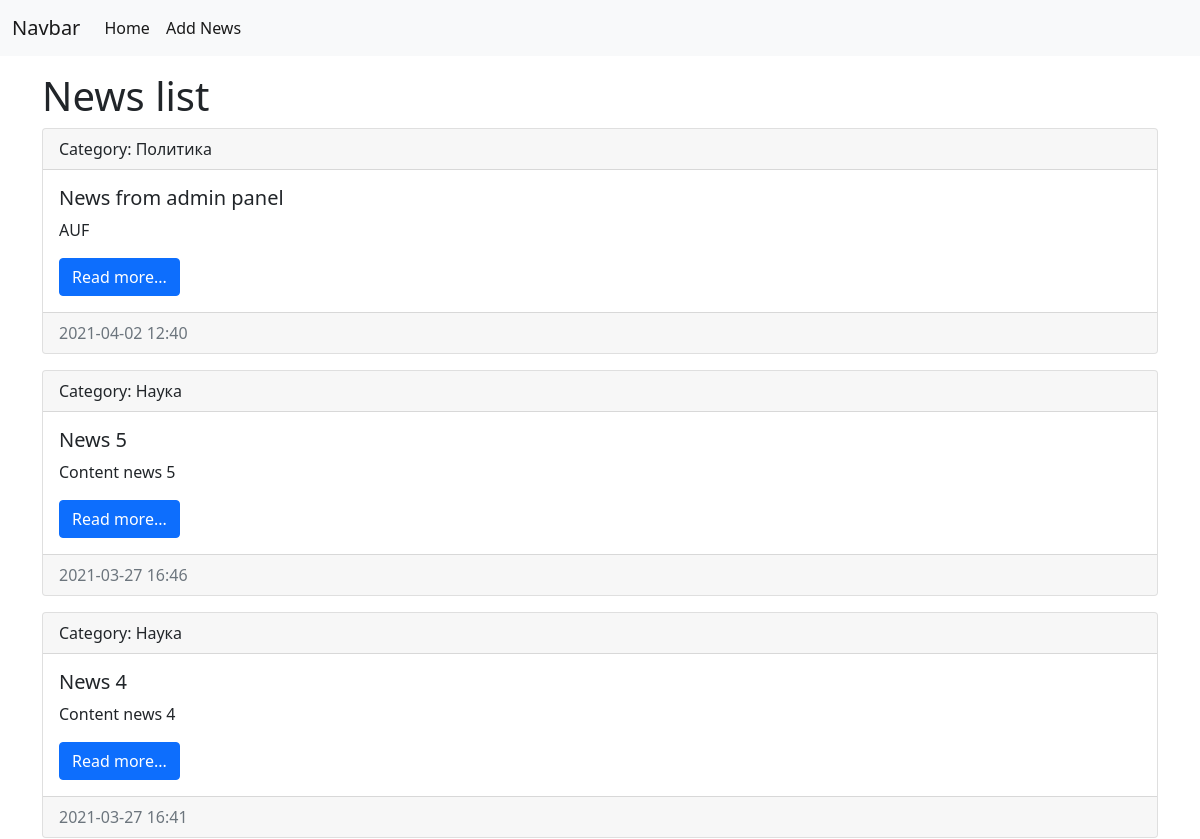
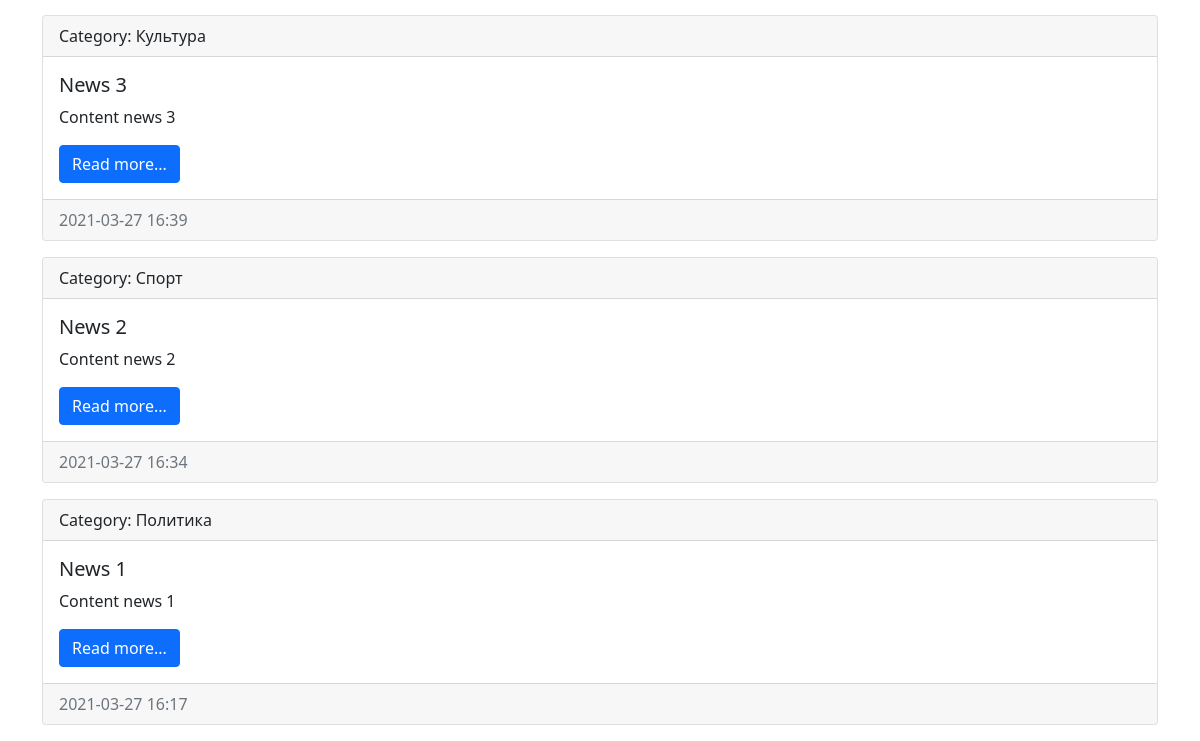
The page /news/ on the database as committed earlier (2 pictures, top to bottom).
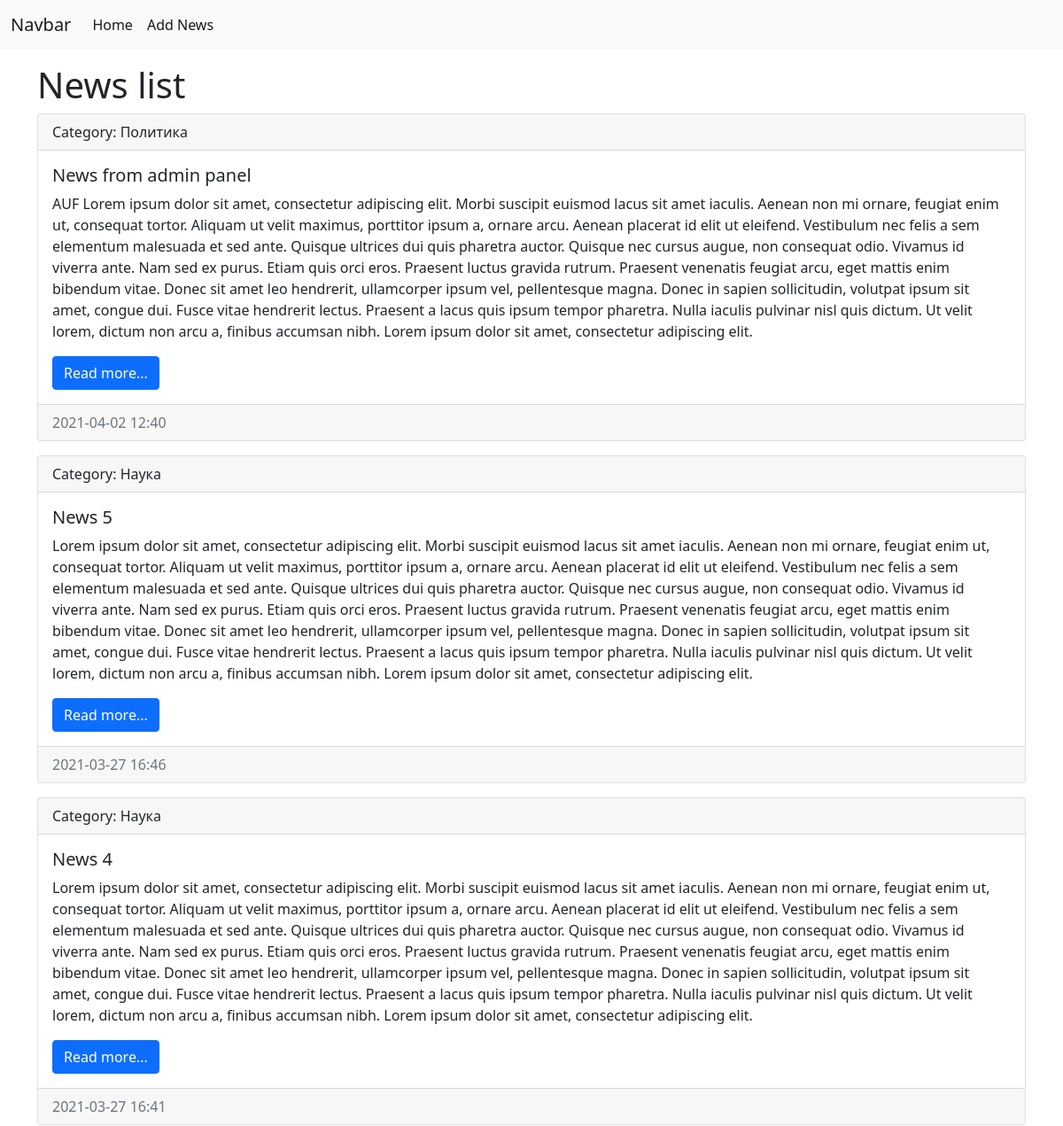
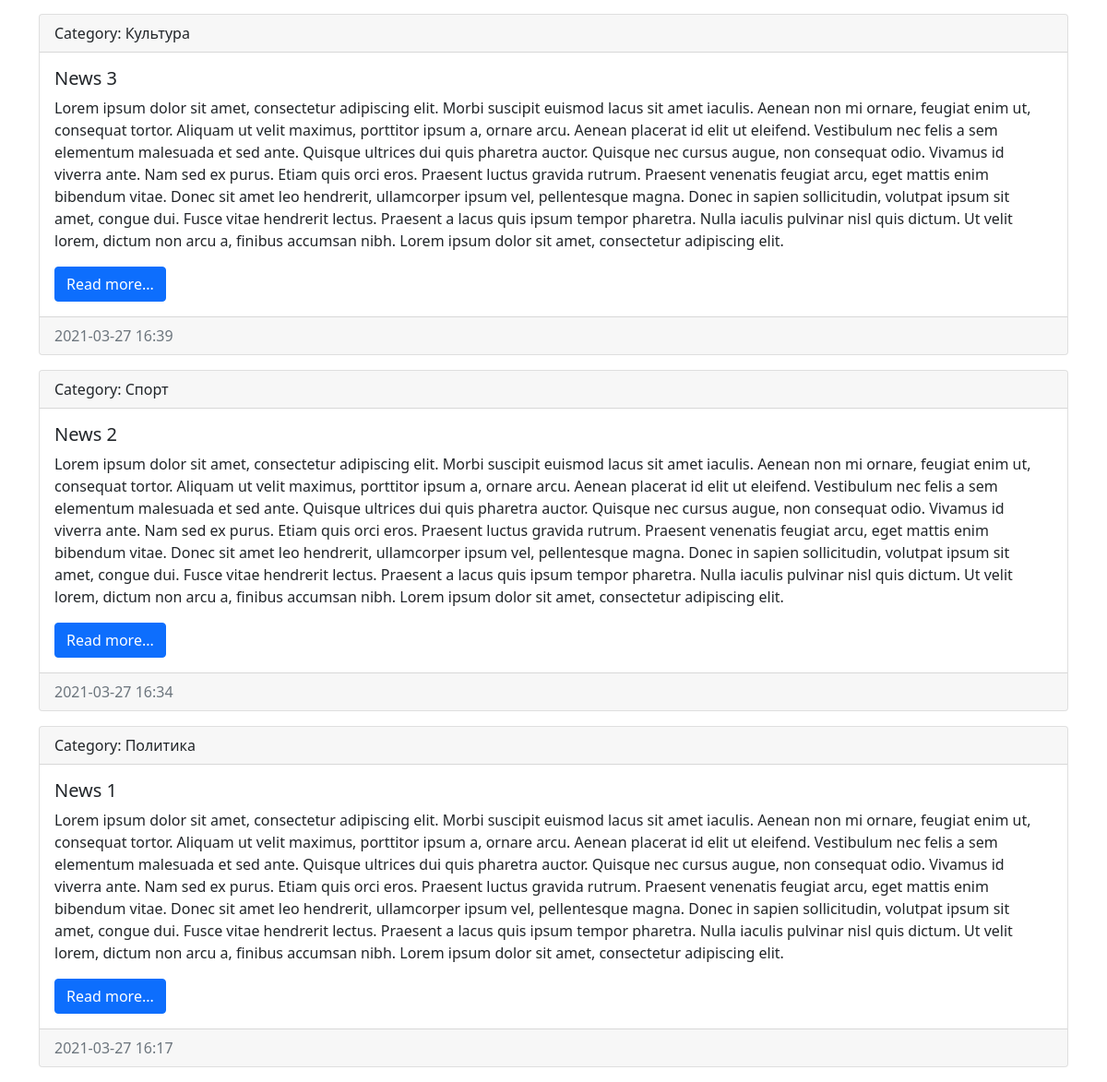
The same page on the database as committed later (2 pictures, top to bottom).
### news/models.py (models this page shows, shortened)
class News(models.Model):
    title = models.CharField(max_length=150, verbose_name='Name')
    content = models.TextField(blank=True, verbose_name='Content')
    created_at = models.DateTimeField(auto_now_add=True, verbose_name='Data of publication')
    updated_at = models.DateTimeField(auto_now=True, verbose_name='Updated')
    photo = models.ImageField(upload_to='photos/%Y/%m/%d/', verbose_name='Photo', blank=True)
    is_published = models.BooleanField(default=True, verbose_name='Published')
    category = models.ForeignKey('Category', on_delete=models.PROTECT, null=True, verbose_name='Category')
    class Meta:
        verbose_name = 'News'
        verbose_name_plural = 'News'
        ordering = ['-created_at']

class Category(models.Model):
    title = models.CharField(max_length=150, db_index=True, verbose_name='Name')
    class Meta:
        verbose_name = 'Category'
        verbose_name_plural = 'Categories'
        ordering = ['title']

### news/views.py (the view)
# urls.py: path('', index),
def index(request):
    news = News.objects.all()
    context = {
        'news': news,
        'title': 'News list'
            }
    return render(request, template_name='news/index.html', context=context)

### news/templates/news/index.html (shortened to what this page needs)
<!doctype html>
<html lang="en">
<head>
  <link href="https://cdn.jsdelivr.net/npm/bootstrap@5.0.0-beta3/dist/css/bootstrap.min.css"
        rel="stylesheet"
>
</head>
<body>
<nav class="navbar navbar-expand-lg navbar-light bg-light">
  <div class="container-fluid">
    <a class="navbar-brand" href="/">Navbar</a>
    <div class="collapse navbar-collapse" id="navbarSupportedContent">
      <ul class="navbar-nav me-auto mb-2 mb-lg-0">
        <li class="nav-item"><a class="nav-link active" aria-current="page" href="/">Home</a></li>
        <li class="nav-item"><a class="nav-link active" aria-current="page" href="/">Add News</a></li>
      </ul>
    </div>
  </div>
</nav>
<div class="container mt-3">
  <h1>{{ title }}</h1>
  <div class="row">
    <div class="col-md-12">
    {% for item in news %}
    <div class="card mb-3">
      <div class="card-header">
        Category: {{ item.category.title }}
      </div>
      <div class="card-body">
        <h5 class="card-title">{{ item.title }}</h5>
        <p class="card-text">{{ item.content }}</p>
        <a href="#" class="btn btn-primary">Read more...</a>
      </div>
      <div class="card-footer text-muted">
        {{ item.created_at|date:"Y-m-d H:i" }}
      </div>
    </div>
    {% endfor %}
    </div>
  </div>
</div>
</body>
</html>

Rows that differ between the two databases and show on the page:
changed News "News from admin panel": content "AUF" → "AUF Lorem ipsum dolor sit amet, consectetur adipiscing elit. Morbi suscipit euismod lacus sit amet iaculis. Aenean non mi ornare, feugiat enim ut, consequat tortor. Aliquam ut velit maximus, porttitor ipsum a, ornare arcu. Aenean placerat id elit ut eleifend. Vestibulum nec felis a sem elementum malesuada et sed ante. Quisque ultrices dui quis pharetra auctor. Quisque nec cursus augue, non consequat odio. Vivamus id viverra ante. Nam sed ex purus. Etiam quis orci eros. Praesent luctus gravida rutrum. Praesent venenatis feugiat arcu, eget mattis enim bibendum vitae. Donec sit amet leo hendrerit, ullamcorper ipsum vel, pellentesque magna. Donec in sapien sollicitudin, volutpat ipsum sit amet,…"
changed News "News 5": content "Content news 5" → "Lorem ipsum dolor sit amet, consectetur adipiscing elit. Morbi suscipit euismod lacus sit amet iaculis. Aenean non mi ornare, feugiat enim ut, consequat tortor. Aliquam ut velit maximus, porttitor ipsum a, ornare arcu. Aenean placerat id elit ut eleifend. Vestibulum nec felis a sem elementum malesuada et sed ante. Quisque ultrices dui quis pharetra auctor. Quisque nec cursus augue, non consequat odio. Vivamus id viverra ante. Nam sed ex purus. Etiam quis orci eros. Praesent luctus gravida rutrum. Praesent venenatis feugiat arcu, eget mattis enim bibendum vitae. Donec sit amet leo hendrerit, ullamcorper ipsum vel, pellentesque magna. Donec in sapien sollicitudin, volutpat ipsum sit amet,…"
changed News "News 4": content "Content news 4" → "Lorem ipsum dolor sit amet, consectetur adipiscing elit. Morbi suscipit euismod lacus sit amet iaculis. Aenean non mi ornare, feugiat enim ut, consequat tortor. Aliquam ut velit maximus, porttitor ipsum a, ornare arcu. Aenean placerat id elit ut eleifend. Vestibulum nec felis a sem elementum malesuada et sed ante. Quisque ultrices dui quis pharetra auctor. Quisque nec cursus augue, non consequat odio. Vivamus id viverra ante. Nam sed ex purus. Etiam quis orci eros. Praesent luctus gravida rutrum. Praesent venenatis feugiat arcu, eget mattis enim bibendum vitae. Donec sit amet leo hendrerit, ullamcorper ipsum vel, pellentesque magna. Donec in sapien sollicitudin, volutpat ipsum sit amet,…"
changed News "News 3": content "Content news 3" → "Lorem ipsum dolor sit amet, consectetur adipiscing elit. Morbi suscipit euismod lacus sit amet iaculis. Aenean non mi ornare, feugiat enim ut, consequat tortor. Aliquam ut velit maximus, porttitor ipsum a, ornare arcu. Aenean placerat id elit ut eleifend. Vestibulum nec felis a sem elementum malesuada et sed ante. Quisque ultrices dui quis pharetra auctor. Quisque nec cursus augue, non consequat odio. Vivamus id viverra ante. Nam sed ex purus. Etiam quis orci eros. Praesent luctus gravida rutrum. Praesent venenatis feugiat arcu, eget mattis enim bibendum vitae. Donec sit amet leo hendrerit, ullamcorper ipsum vel, pellentesque magna. Donec in sapien sollicitudin, volutpat ipsum sit amet,…"
changed News "News 2": content "Content news 2" → "Lorem ipsum dolor sit amet, consectetur adipiscing elit. Morbi suscipit euismod lacus sit amet iaculis. Aenean non mi ornare, feugiat enim ut, consequat tortor. Aliquam ut velit maximus, porttitor ipsum a, ornare arcu. Aenean placerat id elit ut eleifend. Vestibulum nec felis a sem elementum malesuada et sed ante. Quisque ultrices dui quis pharetra auctor. Quisque nec cursus augue, non consequat odio. Vivamus id viverra ante. Nam sed ex purus. Etiam quis orci eros. Praesent luctus gravida rutrum. Praesent venenatis feugiat arcu, eget mattis enim bibendum vitae. Donec sit amet leo hendrerit, ullamcorper ipsum vel, pellentesque magna. Donec in sapien sollicitudin, volutpat ipsum sit amet,…"
changed News "News 1": content "Content news 1" → "Lorem ipsum dolor sit amet, consectetur adipiscing elit. Morbi suscipit euismod lacus sit amet iaculis. Aenean non mi ornare, feugiat enim ut, consequat tortor. Aliquam ut velit maximus, porttitor ipsum a, ornare arcu. Aenean placerat id elit ut eleifend. Vestibulum nec felis a sem elementum malesuada et sed ante. Quisque ultrices dui quis pharetra auctor. Quisque nec cursus augue, non consequat odio. Vivamus id viverra ante. Nam sed ex purus. Etiam quis orci eros. Praesent luctus gravida rutrum. Praesent venenatis feugiat arcu, eget mattis enim bibendum vitae. Donec sit amet leo hendrerit, ullamcorper ipsum vel, pellentesque magna. Donec in sapien sollicitudin, volutpat ipsum sit amet,…"
